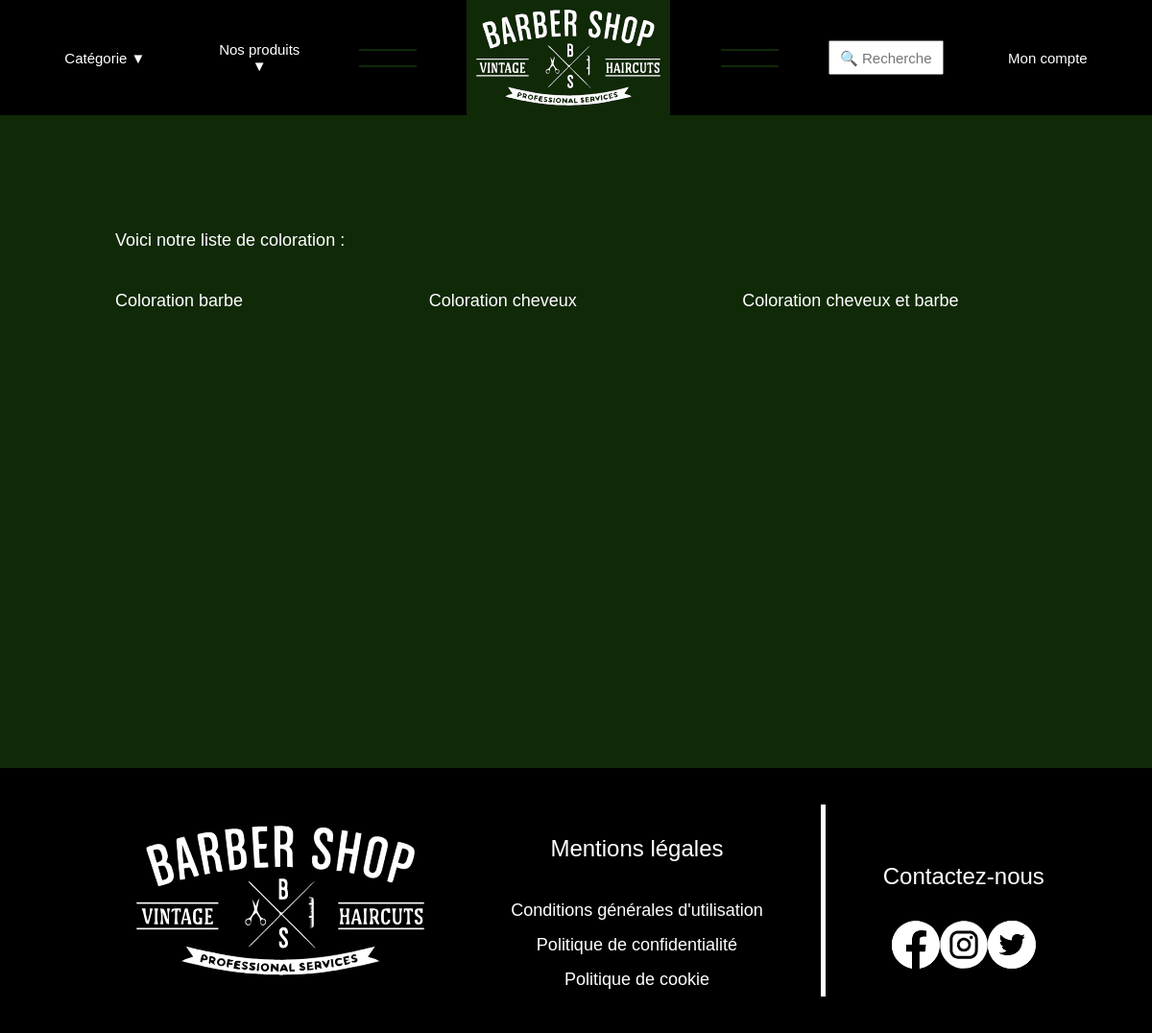
The app's page /recherche.php?categorie=coloration with its own data.
### tables this page shows
CREATE TABLE `articles` (
  `Id_article` int(10) UNSIGNED NOT NULL,
  `Nom` varchar(40) NOT NULL,
  `Description` text NOT NULL,
  `Photo` varchar(40) NOT NULL,
  `Id_categorie` int(11) NOT NULL,
  `Id` int(11) NOT NULL DEFAULT '0'
);

### recherche.php (the view, shortened to what this page needs)
<!DOCTYPE html>
<html lang="fr">
<head>
    <link rel="stylesheet" href="css/recherche.css" />
    <link rel="stylesheet" href="css/font.css"/>
</head>
<body>
    <?php include_once ('header.php');?>
    <main>
        <?php
        if (isset($_GET['recherche']))
        {
            echo '<p>Voici le résultat de votre recherche :</p><br><br>';
            try{
                $con=new PDO("mysql:host=localhost;dbname=barber;charset=utf8", "root", "root");
                $con->setAttribute(PDO::ATTR_ERRMODE, PDO::ERRMODE_EXCEPTION);
                echo '<div style=\'display:grid;grid-template-columns:repeat(3,1fr);gap :20px;\'>';
                $sql = $con->prepare('  SELECT Nom from articles
                                        WHERE Nom LIKE \'%'.$_GET['recherche'].'%\' OR Description LIKE \'%'.$_GET['recherche'].'%\' OR Photo LIKE \'%'.$_GET['recherche'].'%\'');
                $sql->execute();
                $articles = $sql->fetchAll(PDO::FETCH_ASSOC);
                foreach($articles as $article){
                    echo '<a onclick=\'recupererArticle(this);\' href=\'#!\'>'.$article['Nom'].'</a>';
                }
                echo '</div>';
            }
            catch(PDOException $e){
                echo "Erreur : ".$e->getMessage();
            }
        }else if(isset($_GET['categorie'])){
            echo '<p>Voici notre liste de '.$_GET['categorie'].' :</p><br><br>';
            try{
                $con=new PDO("mysql:host=localhost;dbname=barber;charset=utf8", "root", "root");
                $con->setAttribute(PDO::ATTR_ERRMODE, PDO::ERRMODE_EXCEPTION);
                echo '<div style=\'display:grid;grid-template-columns:repeat(3,1fr);gap :20px;\'>';
                $sql = $con->prepare('  SELECT a.Nom from articles as a, categories as c
                                        WHERE a.Id_categorie = c.Id_categorie AND c.Nom = \''.$_GET['categorie'].'\'');
                $sql->execute();
                $articles = $sql->fetchAll(PDO::FETCH_ASSOC);
                foreach($articles as $article){
                    echo '<a onclick=\'recupererArticle(this);\' href=\'#!\'>'.$article['Nom'].'</a>';
                }
                echo '</div>';
            }
            catch(PDOException $e){
                echo "Erreur : ".$e->getMessage();
            }
        }
        ?>
    </main>
    <?php include_once ('footer.php');?>
</body>
</html>

### css/recherche.css (style rules this page uses)
main { background-color: #102907; padding : 10%; font-size: 0.3rem; color : white; min-height: 85vh; }
main a { color:white; text-decoration: none; }

### records on screen
articles: Nom "Coloration barbe"
articles: Nom "Coloration cheveux"
articles: Nom "Coloration cheveux et barbe"

### other values on screen
$_GET['categorie'] "coloration"
